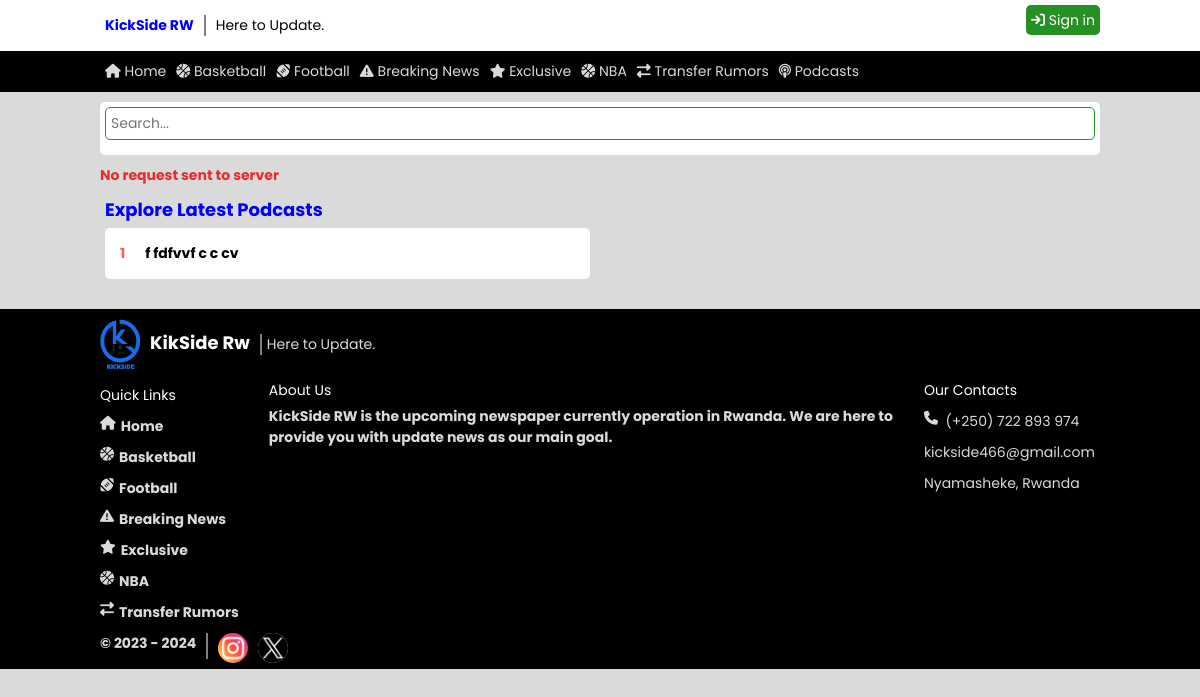
The app's page /clients/watch-haven.php, older data.
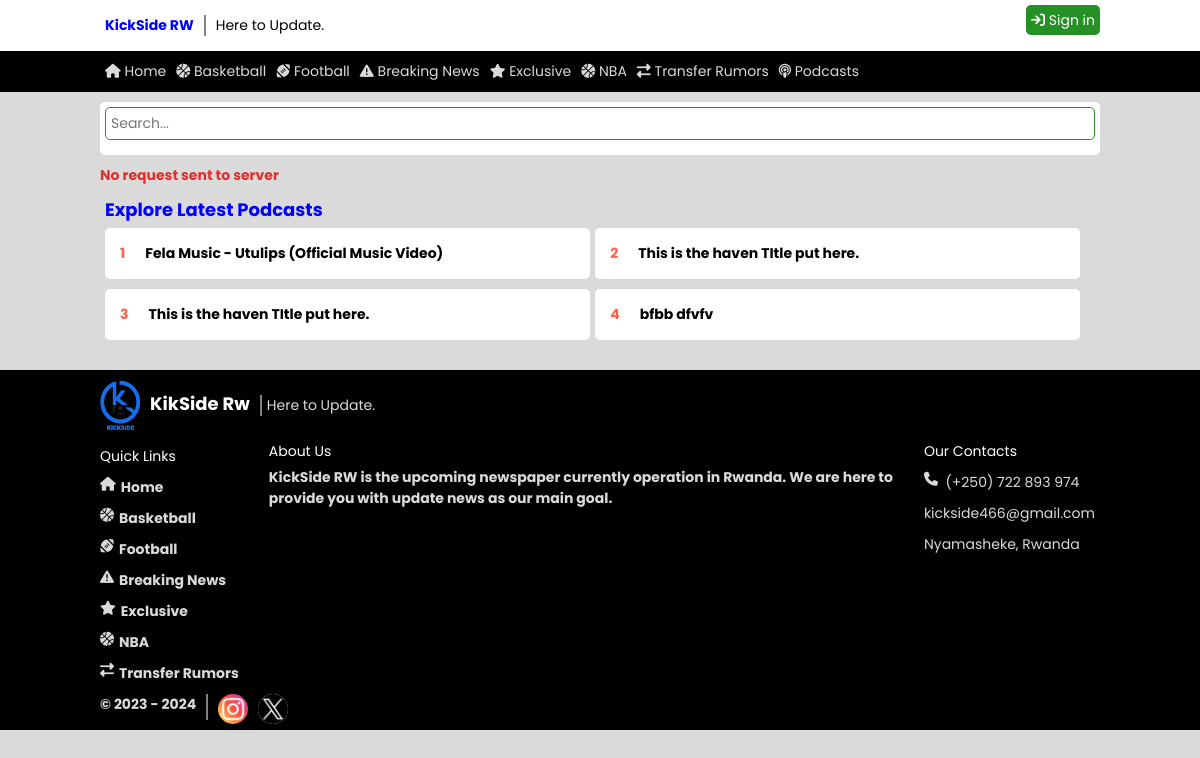
The same page, newer data.
### tables this page shows
CREATE TABLE `genres` (
  `id` int(11) NOT NULL,
  `genre_name` varchar(255) NOT NULL,
  `genre_description` text NOT NULL,
  `genre_icon` varchar(255) NOT NULL
);

CREATE TABLE `categories` (
  `id` int(11) NOT NULL,
  `category_name` varchar(255) NOT NULL,
  `category_description` text NOT NULL,
  `genre` int(11) NOT NULL,
  `category_icon` varchar(255) NOT NULL
);

CREATE TABLE `audio_havens` (
  `haven_id` int(11) NOT NULL,
  `haven_title` text NOT NULL,
  `haven_description` text NOT NULL,
  `haven_image_name` text NOT NULL,
  `haven_link` text NOT NULL,
  `haven_upload date` varchar(255) NOT NULL,
  `haven_upload_time` varchar(255) NOT NULL,
  `haven_journalist` int(11) NOT NULL,
  `other_participants` text NOT NULL,
  `haven_status` varchar(255) NOT NULL
);

### clients/watch-haven.php (the view, shortened to what the changed rows need)
<?php
include('../assets/php/global/server.php');
?>
<!DOCTYPE html>
<html lang="en">
<head>
    <link rel="stylesheet" href="https://cdnjs.cloudflare.com/ajax/libs/font-awesome/6.5.1/css/all.min.css"
 />
    <link rel="stylesheet" href="../assets/css/front-main.css">
</head>
<body>
    <div class="container">
        <?php
        include("../assets/php/clients/header.php");
        ?>
        <article class="read-article">
            <div class="cont">
                <div class="article-cont">
                    <?php
                    if (!isset($_GET['h'])) {
                        ?>
                        <div class="related-articles">
                            <h2>
                                Explore latest Podcasts
                            </h2>
                            <div class="related-row">
                                <?php
                                $getOtherPodcasts = mysqli_query($server, "SELECT * from audio_havens
                                    ORDER BY `haven_upload date` DESC,
                                    haven_upload_time DESC
                                    LIMIT 20
                                ");
                                if (mysqli_num_rows($getOtherPodcasts) < 1) {
                                } else {
                                    $count = 1;
                                    while ($dataOtherPodcasts = mysqli_fetch_array($getOtherPodcasts)) {
                                        ?>
                                        <div class="related-box">
                                            <div>
                                                <?php echo $count++; ?>
                                            </div>
                                            <a href="watch-haven.php?h=<?php echo $dataOtherPodcasts['haven_id']; ?>">
                                                <?php echo $dataOtherPodcasts['haven_title'] ?>
                                            </a>
                                        </div>
                                        <?php
                                    }
                                }
                                ?>
                            </div>
                        </div>
                        <?php
                    }
                    ?>
                </div>
            </div>
        </article>
    </div>
    <?php
    include('../assets/php/clients/footer.php');
    ?>
</body>
</html>

### assets/php/clients/header.php (shortened to what the changed rows need)
<header>
   <nav>
      <div class="cont">
         <ul>
            <?php
            $getGenres = mysqli_query($server, "SELECT * from genres
                  ORDER BY genre_name ASC
               ");
            while ($dataGenre = mysqli_fetch_array($getGenres)) {
               ?>
               <li>
                  <a href="../clients/by-genre.php?g=<?php echo $dataGenre['id']; ?>" title="<?php echo $dataGenre['genre_name'] ?>">
                     <i class="fa <?php echo $dataGenre['genre_icon']; ?>"></i>
                     <span>
                        <?php echo $dataGenre['genre_name'] ?>
                     </span>
                  </a>
               </li>
               <?php
            }
            $getCategories = mysqli_query($server,"SELECT * from categories
               ORDER BY category_name ASC
            ");
            while($dataCategories = mysqli_fetch_array($getCategories)) {
               ?>
               <li>
                  <a href="../clients/by-category.php?c=<?php echo $dataCategories['id'];  ?>" title="<?php echo $dataCategories['category_name']; ?>">
                     <i class="fa <?php echo $dataCategories['category_icon'] ?>"></i>
                     <span>
                        <?php echo $dataCategories['category_name']; ?>
                     </span>
                  </a>
               </li>
               <?php
            }
            ?>
         </ul>
      </div>
   </nav>
</header>

### assets/php/clients/footer.php (shortened to what the changed rows need)
<footer>
    <div class="cont">
        <div class="footer-cont">
            <div class="row">
                <div class="impo-links">
                    <div class="impo-cont">
                        <ul>
                            <?php
                            $getGenres = mysqli_query($server, "SELECT * from genres
                                ORDER BY genre_name ASC
                            ");
                            while ($dataGenre = mysqli_fetch_array($getGenres)) {
                                ?>
                                <li>
                                    <a href="../clients/by-genre.php?g=<?php echo $dataGenre['id']; ?>"
                                        title="<?php echo $dataGenre['genre_name'] ?>">
                                        <i class="fa <?php echo $dataGenre['genre_icon']; ?>"></i>
                                        <span>
                                            <?php echo $dataGenre['genre_name'] ?>
                                        </span>
                                    </a>
                                </li>
                                <?php
                            }
                            $getCategories = mysqli_query($server, "SELECT * from categories
                                ORDER BY category_name ASC
                            ");
                            while ($dataCategories = mysqli_fetch_array($getCategories)) {
                                ?>
                                <li>
                                    <a href="../clients/by-category.php?c=<?php echo $dataCategories['id']; ?>"
                                        title="<?php echo $dataCategories['category_name']; ?>">
                                        <i class="fa <?php echo $dataCategories['category_icon'] ?>"></i>
                                        <span>
                                            <?php echo $dataCategories['category_name']; ?>
                                        </span>
                                    </a>
                                </li>
                                <?php
                            }
                            ?>
                        </ul>
                    </div>
                </div>
            </div>
        </div>
    </div>
</footer>

Row changes from the older to the newer data that the page shows:
added audio_havens: haven_title "Fela Music - Utulips (Official Music Video)"
added audio_havens: haven_title "This is the haven TItle put here."
changed audio_havens (number 3 of 4 on the later page): haven_title "f fdfvvf c c cv" → "This is the haven TItle put here."
added audio_havens: haven_title "bfbb dfvfv"
